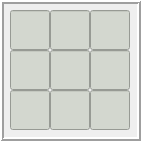
    <widget class="QFrame" name="frame_12">
     <property name="geometry">
      <rect>
       <x>280</x>
       <y>160</y>
       <width>141</width>
       <height>141</height>
      </rect>
     </property>
     <property name="font">
      <font>
       <pointsize>20</pointsize>
       <weight>75</weight>
       <bold>true</bold>
      </font>
     </property>
     <property name="tabletTracking">
      <bool>false</bool>
     </property>
     <property name="styleSheet">
      <string notr="true">border-color: rgb(46, 52, 54);</string>
     </property>
     <property name="frameShape">
      <enum>QFrame::Box</enum>
     </property>
     <property name="frameShadow">
      <enum>QFrame::Raised</enum>
     </property>
     <property name="lineWidth">
      <number>2</number>
     </property>
     <widget class="QLineEdit" name="lineEdit_47">
      <property name="geometry">
       <rect>
        <x>10</x>
        <y>10</y>
        <width>40</width>
        <height>40</height>
       </rect>
      </property>
      <property name="font">
       <font>
        <pointsize>20</pointsize>
        <weight>75</weight>
        <bold>true</bold>
       </font>
      </property>
      <property name="tabletTracking">
       <bool>false</bool>
      </property>
      <property name="styleSheet">
       <string notr="true">background-color: rgb(211, 215, 207);</string>
      </property>
      <property name="alignment">
       <set>Qt::AlignCenter</set>
      </property>
     </widget>
     <widget class="QLineEdit" name="lineEdit_57">
      <property name="geometry">
       <rect>
        <x>10</x>
        <y>50</y>
        <width>40</width>
        <height>40</height>
       </rect>
      </property>
      <property name="font">
       <font>
        <pointsize>20</pointsize>
        <weight>75</weight>
        <bold>true</bold>
       </font>
      </property>
      <property name="tabletTracking">
       <bool>false</bool>
      </property>
      <property name="styleSheet">
       <string notr="true">background-color: rgb(211, 215, 207);</string>
      </property>
      <property name="alignment">
       <set>Qt::AlignCenter</set>
      </property>
     </widget>
     <widget class="QLineEdit" name="lineEdit_67">
      <property name="geometry">
       <rect>
        <x>10</x>
        <y>90</y>
        <width>40</width>
        <height>40</height>
       </rect>
      </property>
      <property name="font">
       <font>
        <pointsize>20</pointsize>
        <weight>75</weight>
        <bold>true</bold>
       </font>
      </property>
      <property name="tabletTracking">
       <bool>false</bool>
      </property>
      <property name="styleSheet">
       <string notr="true">background-color: rgb(211, 215, 207);</string>
      </property>
      <property name="alignment">
       <set>Qt::AlignCenter</set>
      </property>
     </widget>
     <widget class="QLineEdit" name="lineEdit_48">
      <property name="geometry">
       <rect>
        <x>50</x>
        <y>10</y>
        <width>40</width>
        <height>40</height>
       </rect>
      </property>
      <property name="font">
       <font>
        <pointsize>20</pointsize>
        <weight>75</weight>
        <bold>true</bold>
       </font>
      </property>
      <property name="tabletTracking">
       <bool>false</bool>
      </property>
      <property name="styleSheet">
       <string notr="true">background-color: rgb(211, 215, 207);</string>
      </property>
      <property name="alignment">
       <set>Qt::AlignCenter</set>
      </property>
     </widget>
     <widget class="QLineEdit" name="lineEdit_49">
      <property name="geometry">
       <rect>
        <x>90</x>
        <y>10</y>
        <width>40</width>
        <height>40</height>
       </rect>
      </property>
      <property name="font">
       <font>
        <pointsize>20</pointsize>
        <weight>75</weight>
        <bold>true</bold>
       </font>
      </property>
      <property name="tabletTracking">
       <bool>false</bool>
      </property>
      <property name="styleSheet">
       <string notr="true">background-color: rgb(211, 215, 207);</string>
      </property>
      <property name="alignment">
       <set>Qt::AlignCenter</set>
      </property>
     </widget>
     <widget class="QLineEdit" name="lineEdit_58">
      <property name="geometry">
       <rect>
        <x>50</x>
        <y>50</y>
        <width>40</width>
        <height>40</height>
       </rect>
      </property>
      <property name="font">
       <font>
        <pointsize>20</pointsize>
        <weight>75</weight>
        <bold>true</bold>
       </font>
      </property>
      <property name="tabletTracking">
       <bool>false</bool>
      </property>
      <property name="styleSheet">
       <string notr="true">background-color: rgb(211, 215, 207);</string>
      </property>
      <property name="alignment">
       <set>Qt::AlignCenter</set>
      </property>
     </widget>
     <widget class="QLineEdit" name="lineEdit_59">
      <property name="geometry">
       <rect>
        <x>90</x>
        <y>50</y>
        <width>40</width>
        <height>40</height>
       </rect>
      </property>
      <property name="font">
       <font>
        <pointsize>20</pointsize>
        <weight>75</weight>
        <bold>true</bold>
       </font>
      </property>
      <property name="tabletTracking">
       <bool>false</bool>
      </property>
      <property name="styleSheet">
       <string notr="true">background-color: rgb(211, 215, 207);</string>
      </property>
      <property name="alignment">
       <set>Qt::AlignCenter</set>
      </property>
     </widget>
     <widget class="QLineEdit" name="lineEdit_68">
      <property name="geometry">
       <rect>
        <x>50</x>
        <y>90</y>
        <width>40</width>
        <height>40</height>
       </rect>
      </property>
      <property name="font">
       <font>
        <pointsize>20</pointsize>
        <weight>75</weight>
        <bold>true</bold>
       </font>
      </property>
      <property name="tabletTracking">
       <bool>false</bool>
      </property>
      <property name="styleSheet">
       <string notr="true">background-color: rgb(211, 215, 207);</string>
      </property>
      <property name="alignment">
       <set>Qt::AlignCenter</set>
      </property>
     </widget>
     <widget class="QLineEdit" name="lineEdit_69">
      <property name="geometry">
       <rect>
        <x>90</x>
        <y>90</y>
        <width>40</width>
        <height>40</height>
       </rect>
      </property>
      <property name="font">
       <font>
        <pointsize>20</pointsize>
        <weight>75</weight>
        <bold>true</bold>
       </font>
      </property>
      <property name="tabletTracking">
       <bool>false</bool>
      </property>
      <property name="styleSheet">
       <string notr="true">background-color: rgb(211, 215, 207);</string>
      </property>
      <property name="alignment">
       <set>Qt::AlignCenter</set>
      </property>
     </widget>
    </widget>
